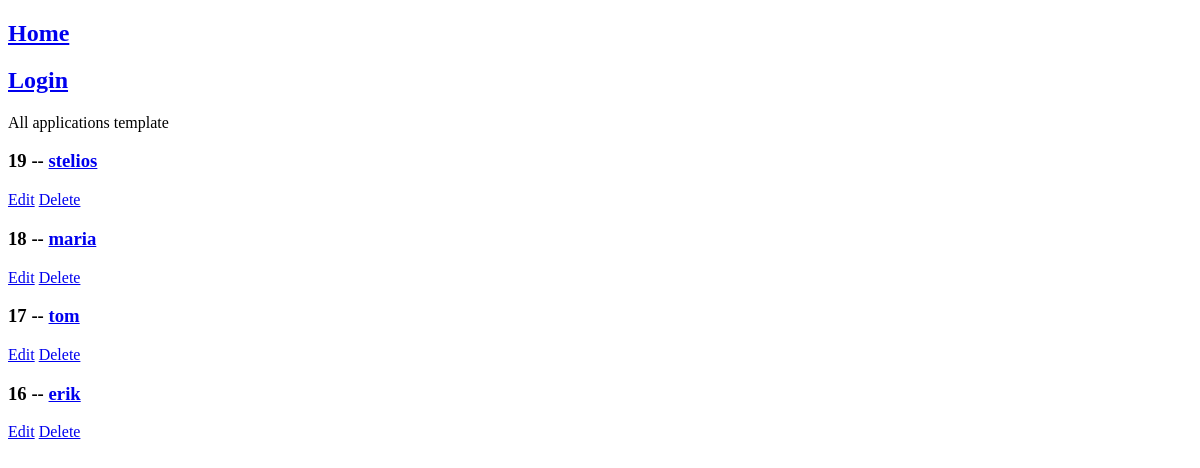
Page /applications/ on the earlier database version.
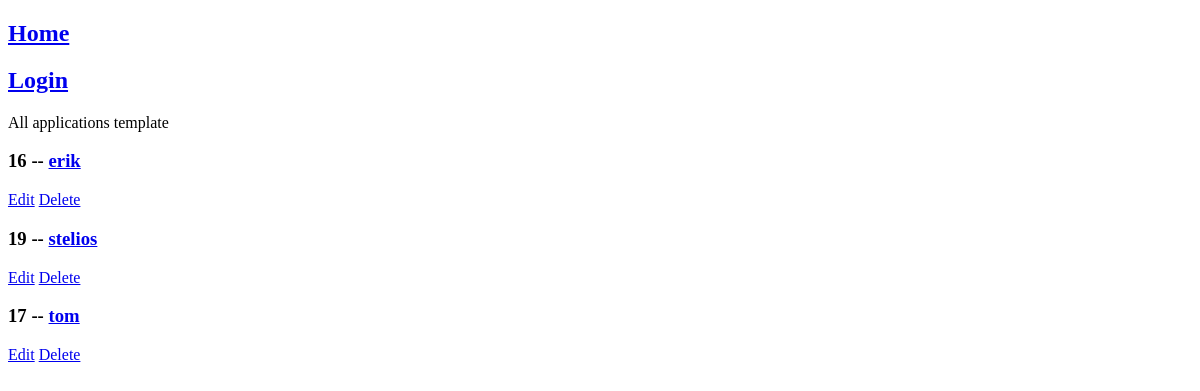
Same page on the later database version.
### main/models.py (models this page shows, shortened)
class Application(models.Model):
    user = models.OneToOneField(User,on_delete=models.CASCADE, null=True) #change null=True
    updated = models.DateTimeField(auto_now=True)
    created = models.DateTimeField(auto_now_add=True) #time created should be when has_applied=True
    class Meta:
        ordering = ['-updated', '-created']

class User(AbstractUser):
    has_applied = models.BooleanField(default=False)
    fathers_name = models.CharField(max_length=150, null=True)
    mothers_name = models.CharField(max_length=150, null=True)
    class Sex(models.TextChoices):
        male = "male"
        female = "female"
    sex = models.CharField(
        max_length=6,
        choices=Sex.choices,
        null=True
    )
    class Marital_status(models.TextChoices):
        married = "married"
        unmarried = "unmarried"
    marital_status = models.CharField(
        max_length=9,
        choices=Marital_status.choices,
        null=True
    )
    class Μilitary_service(models.TextChoices):
        completed = "completed"
        not_completed = "not completed"
    military_service = models.CharField(
        max_length=13,
        choices=Μilitary_service.choices,
        null=True
    )
    date_of_birth = models.DateField(null=True) # user should be able to choose. Maybe try date input widget
    place_of_birth = models.CharField(max_length=150, null=True)
    prefecture = models.CharField(max_length=150, null=True) #νομός
    country = models.CharField(max_length=150, null=True)
    def validate_amka(amka): #amka must be eleven digits
        if not (amka.isdigit() and len(amka) == 11):
            raise ValidationError('amka must be 11 digits')
    amka = models.CharField(max_length=11, validators=[validate_amka], null = True)
    def validate_afm(afm): #amka must be eleven digits
        if not (afm.isdigit() and len(afm) == 9):
            raise ValidationError('afm must be 9 digits')
    afm = models.CharField(max_length=9, validators=[validate_afm], null = True)

### main/views.py (the view)
# urls.py: path("applications/", views.applications, name="all_applications"),
def applications(request): #list of all applications
    applications = Application.objects.all()
    context = {'applications': applications}
    return render(request, "main/applications.html", context)

### main/templates/main/applications.html
{% extends 'main/base.html' %}
{% block content %}
<div class="home-container">
    <p> All applications template</p>
    <div>
        {% for application in applications %}
        <div>
            <h3>{{application.id}} -- <a href="/applications/{{application.id}}">{{application.user}}</a></h3>
            <a href = "{% url 'update_application' application.id %}">Edit</a>
            <a href = "{% url 'delete_application' application.id %}">Delete</a>
        </div>
        {% endfor %}
    </div>
</div>
{% endblock %}

Differences in the rows shown:
removed Application: id "18", user "maria"
changed Application "erik": moves up the list
